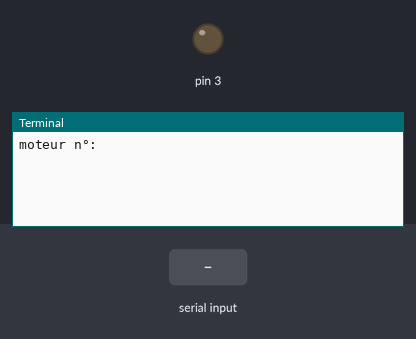
A program run on a simulated Raspberry Pi (header pin numbers). On the bench: output pins drawn as LEDs (lit = HIGH), the last lines printed to the terminal. The inputs (shaded band) are chosen by the test bench.

Above: at 1.2 s.
1.3 s: "0" typed at the terminal, then Enter
At 1.9 s:
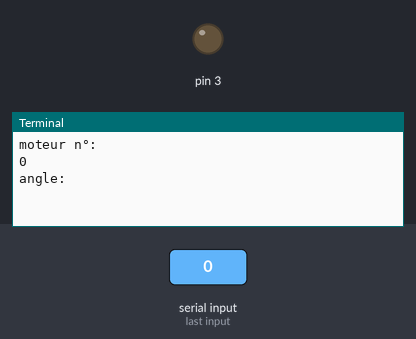
2.8 s: "5" typed at the terminal, then Enter
At 4.0 s:
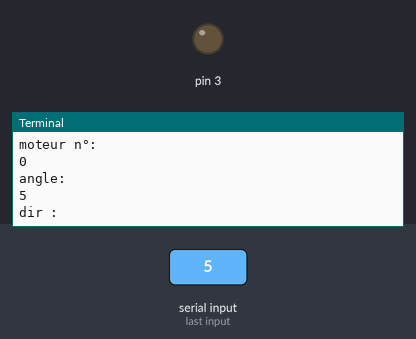
4.3 s: "90" typed at the terminal, then Enter
At 5.4 s:
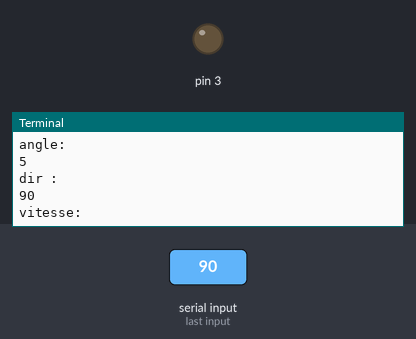

The program:

sendTrame.py
```python
import RPi.GPIO as GPIO
import time
import serial
import sys
import array
import string
import numpy as np
GPIO.setmode(GPIO.BOARD)
GPIO.setwarnings(False)
GPIO.setup(3,GPIO.OUT)
GPIO.setup(13,GPIO.IN)

ser = serial.Serial("/dev/ttyAMA0",
        baudrate = 9600,
        parity=serial.PARITY_NONE,
        stopbits=serial.STOPBITS_ONE,
        bytesize=serial.EIGHTBITS,
        timeout=1)


while 1:

    nmot = int(input("moteur n°: "))
    angle = int(input("angle: "))
    if angle == 0 :
        break
    dir = int(input("dir : "))
    vitesse = int(input("vitesse: "))

    deb_trame =  np.uint16(65535)
    num_moteur = np.uint8(nmot)
    angle = np.uint16(angle)
    sens = np.uint8(dir)
    vitesse = np.uint8(vitesse)
    fin_trame =  np.uint16(65535)

    buffer = [(deb_trame>>8)&0xFF, (deb_trame&0xFF), num_moteur, (angle>>8)&0xFF, (angle&0xFF), sens, vitesse, (fin_trame>>8)&0xFF, (fin_trame&0xFF)]
    message = bytearray (buffer)
    print(message)

    ser.write(message)

    ser.flush()
ser.close()
```

Measured:
- after the input at 1.3 s, the terminal: prints a new line at once (image 1)
- after the input at 2.8 s, the terminal: prints a new line at once (image 2)
- after the input at 4.3 s, the terminal: prints a new line at once (image 3)
